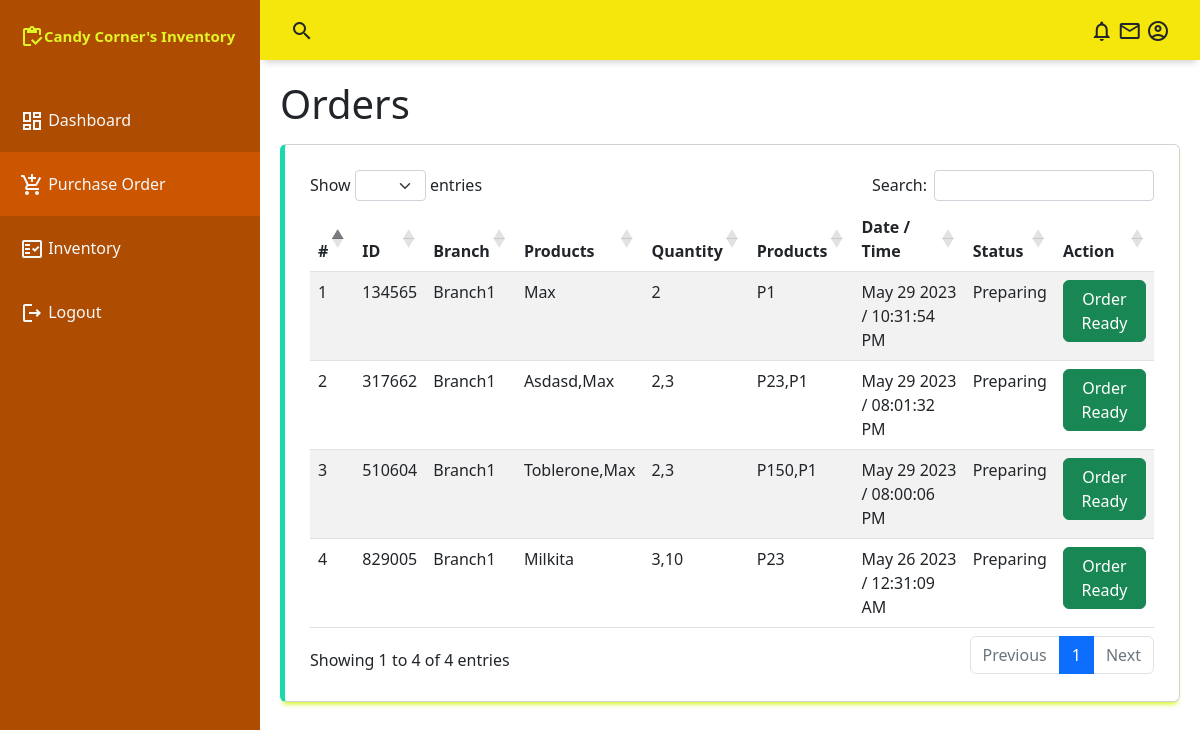
/checker/orders.php, run on an earlier commit of the app's database.
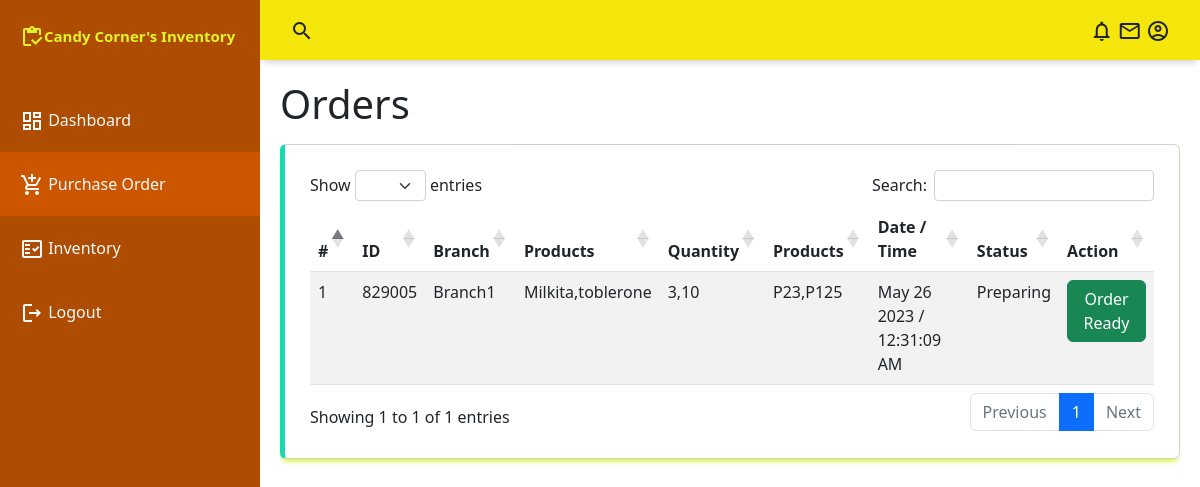
And on a later commit of the database.
### tables this page shows
CREATE TABLE `orders` (
  `order_id` int(255) NOT NULL,
  `order_united_id` int(255) NOT NULL,
  `order_product_id` int(255) NOT NULL,
  `order_quantity` int(11) NOT NULL,
  `order_date` datetime NOT NULL DEFAULT current_timestamp(),
  `order_status` int(11) NOT NULL DEFAULT 0,
  `order_user_id` int(11) NOT NULL
);

CREATE TABLE `users` (
  `u_id` int(255) NOT NULL,
  `u_email` text NOT NULL,
  `u_password` text NOT NULL,
  `u_name` text NOT NULL,
  `u_type` int(255) NOT NULL DEFAULT 0,
  `u_status` int(255) NOT NULL DEFAULT 0
);

### conn/config.php (called while the page is built, shortened)
<?php
	class db_connect{
		public $host = db_host;
		public $user = db_user;
		public $pass = db_pass;
		public $name = db_name;
		public function connect(){
			$this->conn = new mysqli($this->host, $this->user, $this->pass, $this->name);
		}
	}
	function statusReport($status){
		if($status == 0){
			return "Pending";
		}else if($status==1){
			return "Rejected";
		}else if($status==2){
			return "Preparing";
		}else if($status==3){
			return "Waiting for delivery";
		}else if($status==4){
			return "On the way";
		}else if($status==5){
			return "Delivered";
		}
	}
?>

### conn/class.php (called while the page is built, shortened)
<?php
	require_once'config.php';
	class db_class extends db_connect{
		public function CheckerSelectOrders(){
			$query=$this->conn->prepare("SELECT *,
			GROUP_CONCAT(prod_name SEPARATOR ',') as grp_prodname,
			GROUP_CONCAT(' -> ', prod_name,' -> ', order_quantity SEPARATOR ',') as grp_order,
			GROUP_CONCAT(prod_id SEPARATOR ',') as grp_prodid,
			GROUP_CONCAT(order_quantity SEPARATOR ',') as grp_quantity,
			GROUP_CONCAT(prod_price SEPARATOR ',') as grp_price,
			GROUP_CONCAT('P',prod_price SEPARATOR ',') as grp_prices,
			DATE_FORMAT(order_date, '%M %d %Y /  %h:%i:%s %p ') as order_date
			FROM `orders` as a
			LEFT JOIN products as b
			ON a.order_product_id = b.prod_id
			LEFT JOIN category as c
			ON b.prod_category = c.category_id
			LEFT JOIN users as d
            ON a.order_user_id = d.u_id
			WHERE order_status=2
			GROUP BY order_united_id") or die($this->conn->error);
			if($query->execute()){
				$result = $query->get_result();
				return $result;
			}
		}
	}
?>

### checker/orders.php (the view, shortened to what this page needs)
<?php
include("../conn/class.php");
$db=new db_class();
include("include/navbar.php");
include("include/sidebar.php");
?>
    <main class="main-container" style="z-index:2">
        <div class="fluid-container">
            <h1 class="mb-3">Orders</h1>
            <div class="table-responsive card">
                <table id="example" class="table table-striped" style="width:100%">
                    <thead>
                        <tr>
                            <th>#</th>
                            <th>ID</th>
                            <th>Branch</th>
                            <th>Products</th>
                            <th>Quantity</th>
                            <th>Products</th>
                            <th>Date / Time</th>
                            <th>Status</th>
                            <th>Action</th>
                        </tr>
                    </thead>
                    <tbody id="tbody">
                       <?php
                        $result= $db->CheckerSelectOrders();
                        $i=1;
                        while($row=$result->fetch_array()){
                            $status = $row['order_status'];
                            $id = $row['order_united_id'];
                            $user_id = $row['order_user_id'];
                            $qty = $row['grp_quantity'];
                            $prod_id = $row['grp_prodid'];
                            $action="";
                            if($status==2){
                                $change = status($id,$user_id,3,'Order Ready',$prod_id,$qty);
                                $action = $change;
                            }
                            $status = statusReport($row['order_status']);
                            echo
                            '<tr>
                                <td>'.$i.'</td>
                                <td>'.$id.'</td>
                                <td>'.ucfirst($row['u_name']).'</td>
                                <td>'.ucfirst($row['grp_prodname']).'</td>
                                <td>'.ucfirst($row['grp_quantity']).'</td>
                                <td>'.ucfirst($row['grp_prices']).'</td>
                                <td>'.ucfirst($row['order_date']).'</td>
                                <td>'.$status.'</td>
                                <td>
                                    '.$action.'
                                </td>
                            </tr>';
                            $i++;
                        }
                       ?>
                    </tbody>
                </table>
            </div>
        </div>
    </main>
<?php
function status($id,$user_id,$status,$text,$prod_id,$qty){
    if($status==3){
        return '<a class="btn btn-success" href="controller/action.php?id='.$id.'&status='.$status.'&user='.$user_id.'" >'.ucfirst($text).'</a> ';
    }
}
?>

### checker/include/navbar.php (shortened to what this page needs)
<!DOCTYPE html>
<html lang="en">
<head>
    <link rel="stylesheet" href="assets/css/style.css">
    <link rel="stylesheet" href="https://cdn.datatables.net/1.13.4/css/dataTables.bootstrap5.min.css">
    <link href="https://cdn.jsdelivr.net/npm/bootstrap@5.2.3/dist/css/bootstrap.min.css" rel="stylesheet">
</head>
<body>
    <div class="grid-container">
        <header class="header">
            <div class="header-left">
                <span class="material-icons-outlined">search</span>
            </div>
            <div class="header-right">
                <span class="material-icons-outlined">notifications</span>
                <span class="material-icons-outlined">mail</span>
                <span class="material-icons-outlined">account_circle</span>
            </div>
        </header>

### checker/include/sidebar.php (shortened to what this page needs)
<aside id="sidebar" style="z-index: 3;">
           <div class="sidebar-title">
               <div class="sidebar-brand">
               <span class="material-icons-outlined">inventory</span>Candy Corner's Inventory
           </div>
         </div>
         <ul class="sidebar-list">
         <a href="index.php" class="text-light text-decoration-none">
           <li class="sidebar-list-item" id="nav-home" >
               <span class="material-icons-outlined ">dashboard</span> Dashboard
           </li>
         </a>
         <a href="orders.php" class="text-light text-decoration-none">
               <li class="sidebar-list-item"  id="nav-order">
               <span class="material-icons-outlined">add_shopping_cart</span> Purchase Order
           </li>
           <a href="inventory.php" class="text-light text-decoration-none">
           <li class="sidebar-list-item" id="nav-inventory">
               <span class="material-icons-outlined">fact_check</span> Inventory
           </li>
           </a>
           <a href="include/logout.php" class="text-light text-decoration-none">
               <li class="sidebar-list-item" >
                   <span class="material-icons-outlined">logout</span> Logout
               </li>
           </a>
         </ul>
       </aside>

### checker/assets/css/style.css (style rules this page uses)
body { margin: 0; padding: 0; box-sizing: border-box; background-color: #f1f2f4; color: #666666; font-family: "Montserrat", sans-serif; }
.material-icons-outlined { vertical-align: middle; line-height: 1px; }
.grid-container { display: grid; grid-template-columns: 260px 1fr 1fr 1fr; grid-template-rows: 0.2fr 3fr; grid-template-areas: "sidebar header header header" "sidebar main main main"; height: 100vh; }
.header { grid-area: header; height: 60px; background-color: rgb(245, 230, 12); display: flex; align-items: center; justify-content: space-between; padding: 0 30px 0 30px; box-shadow: 0 6px 7px -4px rgba(0,0,0,0.2); }
#sidebar { grid-area: sidebar; position: left; height: 100vh; background-color: rgb(174, 76, 2); color: #e0f426; overflow-y: auto; transition: all 0.5s; -webkit-transition: all 0.5s; }
.sidebar-title { display: flex; justify-content: space-between; align-items: center; padding: 10px 20px 20px 20px; margin-bottom: 20px; }
.sidebar-brand { margin-top: 15px; font-size: 15px; font-weight: 600; }
.sidebar-list { position: relative; padding: 0; margin-top: 15px; list-style-type: none; font-size: 1em; color: #f8f8f4; font-weight: 400; transition: .5s; }
.sidebar-list-item { padding: 20px 20px 20px 20px; }
.main-container { grid-area: main; overflow-y: auto; padding: 20px 20px; }
.card { display: flex; flex-direction: column; justify-content: space-around; padding: 25px; background-color: #ded2d2; box-sizing: border-box; border: 1px solid #d2d2d3; border-radius: 5px; box-shadow: 0 5px 5px -3px rgba(205, 247, 18, 0.973); }
.card:nth-child(2) { border-left: 5px solid rgb(24, 218, 173); }

### checker/include/navbar.php (style rules this page uses)
.active { background-color: #CC5500; }

What changed in the data, as far as the page shows it:
removed orders: order_united "134565", users.u_name "Branch1", grp_prodname "Max", grp_quantity "2", grp_prices "P1", order_date "May 29 2023 / 10:31:54 PM", order_status "Preparing"
removed orders: order_united "317662", users.u_name "Branch1", grp_prodname "Asdasd,Max", grp_quantity "2,3", grp_prices "P23,P1", order_date "May 29 2023 / 08:01:32 PM", order_status "Preparing"
removed orders: order_united "510604", users.u_name "Branch1", grp_prodname "Toblerone,Max", grp_quantity "2,3", grp_prices "P150,P1", order_date "May 29 2023 / 08:00:06 PM", order_status "Preparing"
computed for orders "Preparing": grp_prodname "Milkita" → "Milkita,toblerone"; grp_prices "P23" → "P23,P125"
Also different on the page:
text written by a page script: "Show entries Search: Showing 1 to 4 of 4 entries Previous 1 Next" → "Show entries Search: Showing 1 to 1 of 1 entries Previous 1 Next"
